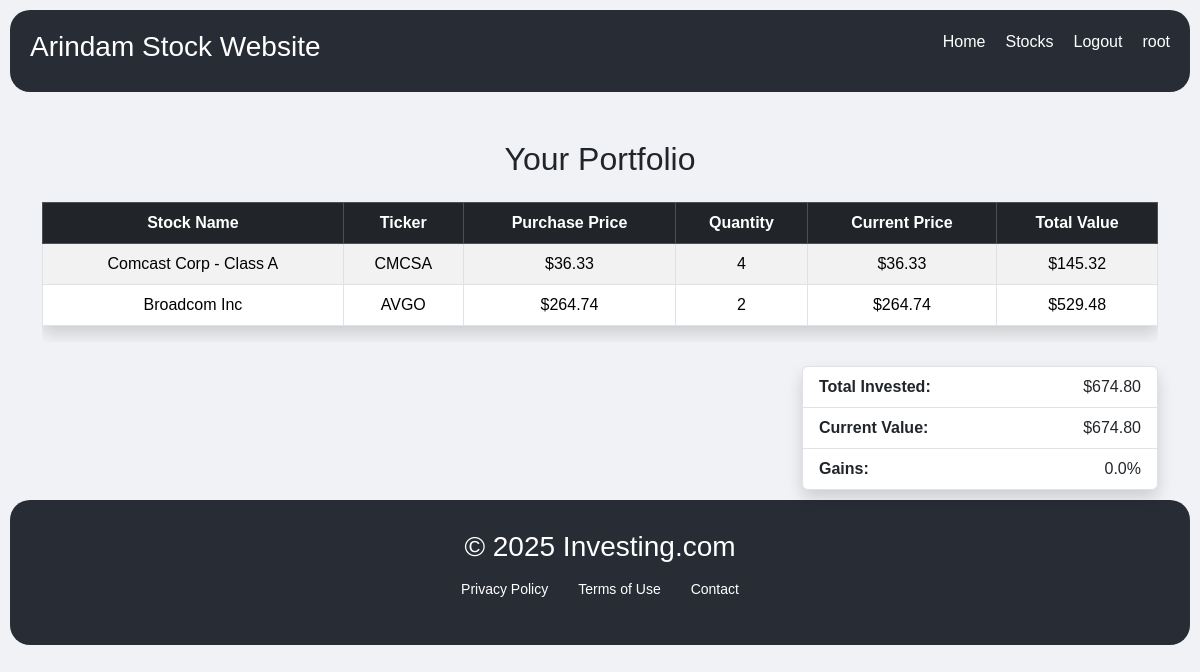
The app's page / (signed in), older data.
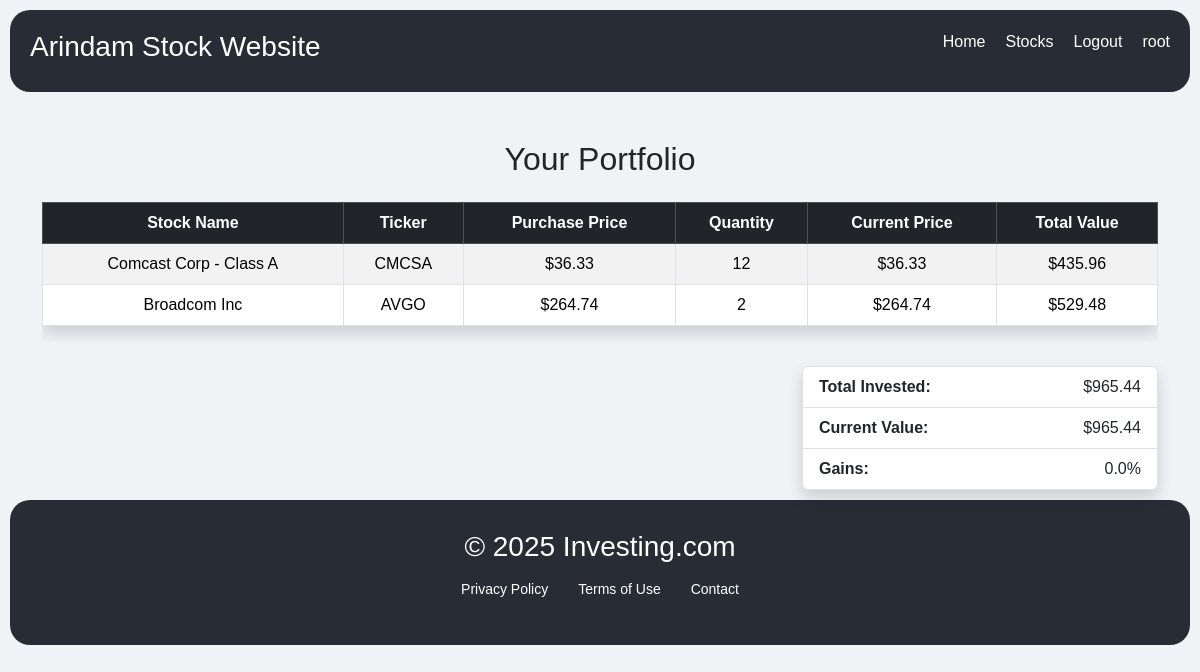
The same page, newer data.
### crud/models.py (models this page shows, shortened)
class UserStock(models.Model):
    user = models.ForeignKey(User, on_delete=models.CASCADE)
    stock = models.ForeignKey(Stocks, on_delete=models.CASCADE)
    buyPrice = models.FloatField()
    buyQuantity = models.IntegerField()
    purchaseDate = models.DateTimeField(auto_now_add=True)
    @property
    def total_value(self):
        if self.stock and self.stock.curr_price and self.buyQuantity:
            return self.buyQuantity * self.stock.curr_price
        return 0

class Stocks(models.Model):
    ticker   =  models.CharField(max_length=10)
    name =  models.CharField(max_length=300)
    description  =  models.CharField(max_length =5000)
    curr_price =  models.FloatField()

### crud/views.py (the view)
# urls.py: path('', index, name='index'),
@login_required
def index(request):
    user = request.user
    user_stocks = UserStock.objects.select_related('stock').filter(user=user)
    total_invested = 0
    current_value = 0
    for us in user_stocks:
        invested = us.buyPrice * us.buyQuantity
        total_invested += invested
        current_value += us.total_value  # uses @property from model
    gains = ((current_value - total_invested) / total_invested) * 100 if total_invested else 0
    context = {
        'user_stocks': user_stocks,
        'total_invested': total_invested,
        'current_value': current_value,
        'gains': gains
    }
    return render(request, 'index.html', context)

### crud/templates/index.html
{% extends 'base.html' %}
{% block content %}
<div class="container mt-5">
  <h2 class="text-center mb-4">Your Portfolio</h2>
  {% if user_stocks %}
  <div class="table-responsive mb-4">
    <table class="table table-bordered table-striped table-hover shadow rounded">
      <thead class="table-dark text-center">
        <tr>
          <th>Stock Name</th>
          <th>Ticker</th>
          <th>Purchase Price</th>
          <th>Quantity</th>
          <th>Current Price</th>
          <th>Total Value</th>
        </tr>
      </thead>
      <tbody class="text-center align-middle">
        {% for us in user_stocks %}
        <tr>
          <td>{{ us.stock.name }}</td>
          <td>{{ us.stock.ticker }}</td>
          <td>${{ us.buyPrice|floatformat:2 }}</td>
          <td>{{ us.buyQuantity }}</td>
          <td>${{ us.stock.curr_price|floatformat:2 }}</td>
          <td>${{ us.total_value|floatformat:2 }}</td>
        </tr>
        {% endfor %}
      </tbody>
    </table>
  </div>
  <div class="row justify-content-end">
    <div class="col-md-4">
      <ul class="list-group shadow rounded">
        <li class="list-group-item d-flex justify-content-between">
          <strong>Total Invested:</strong>
          <span>${{ total_invested|floatformat:2 }}</span>
        </li>
        <li class="list-group-item d-flex justify-content-between">
          <strong>Current Value:</strong>
          <span>${{ current_value|floatformat:2 }}</span>
        </li>
        <li class="list-group-item d-flex justify-content-between">
          <strong>Gains:</strong>
          <span>{{ gains|floatformat:1 }}%</span>
        </li>
      </ul>
    </div>
  </div>
  {% else %}
  <div class="alert alert-info mt-4 text-center" role="alert">
    You currently don't own any stocks.
  </div>
  {% endif %}
</div>
{% endblock %}

Row changes from the older to the newer data that the page shows:
changed UserStock "Comcast Corp - Class A": buyQuantity "4" → "12"; total_value "145.32" → "435.96"
Text that changed along with them:
{{ total_invested|floatformat:2 }}: "674.80" → "965.44"
{{ current_value|floatformat:2 }}: "674.80" → "965.44"
